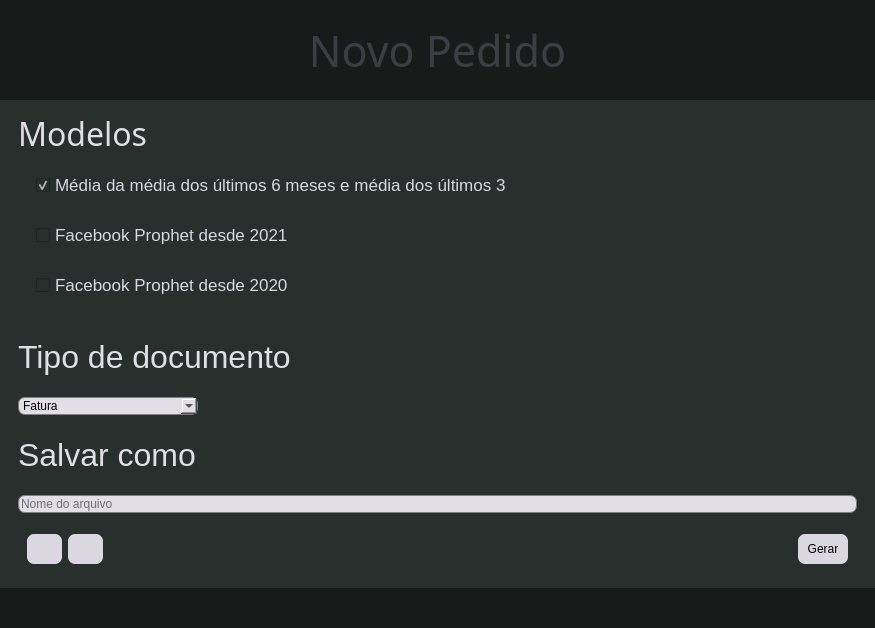
<?xml version="1.0" encoding="UTF-8"?>
<ui version="4.0">
 <class>novoPedidoModels</class>
 <widget class="QMainWindow" name="novoPedidoModels">
  <property name="geometry">
   <rect>
    <x>0</x>
    <y>0</y>
    <width>875</width>
    <height>628</height>
   </rect>
  </property>
  <property name="windowTitle">
   <string>Novo Pedido</string>
  </property>
  <property name="windowIcon">
   <iconset resource="gui_data/resources.qrc">
    <normaloff>:/icon/images/invoiceIcon.png</normaloff>:/icon/images/invoiceIcon.png</iconset>
  </property>
  <widget class="QWidget" name="centralwidget">
   <layout class="QVBoxLayout" name="verticalLayout">
    <property name="spacing">
     <number>0</number>
    </property>
    <property name="leftMargin">
     <number>0</number>
    </property>
    <property name="topMargin">
     <number>0</number>
    </property>
    <property name="rightMargin">
     <number>0</number>
    </property>
    <property name="bottomMargin">
     <number>0</number>
    </property>
    <item>
     <widget class="QFrame" name="Header">
      <property name="maximumSize">
       <size>
        <width>16777215</width>
        <height>100</height>
       </size>
      </property>
      <property name="styleSheet">
       <string notr="true">
background-color: rgb(23, 27, 26);
</string>
      </property>
      <property name="frameShape">
       <enum>QFrame::NoFrame</enum>
      </property>
      <property name="frameShadow">
       <enum>QFrame::Raised</enum>
      </property>
      <layout class="QHBoxLayout" name="horizontalLayout">
       <item>
        <widget class="QFrame" name="HeaderFrame">
         <property name="frameShape">
          <enum>QFrame::NoFrame</enum>
         </property>
         <property name="frameShadow">
          <enum>QFrame::Raised</enum>
         </property>
         <layout class="QHBoxLayout" name="horizontalLayout_3">
          <item>
           <widget class="QFrame" name="AALogo">
            <property name="minimumSize">
             <size>
              <width>200</width>
              <height>0</height>
             </size>
            </property>
            <property name="maximumSize">
             <size>
              <width>200</width>
              <height>16777215</height>
             </size>
            </property>
            <property name="styleSheet">
             <string notr="true">image: url(:/logo/images/AAlogo.png);</string>
            </property>
            <property name="frameShape">
             <enum>QFrame::NoFrame</enum>
            </property>
            <property name="frameShadow">
             <enum>QFrame::Raised</enum>
            </property>
           </widget>
          </item>
          <item>
           <widget class="QLabel" name="NewRequestLabel">
            <property name="font">
             <font>
              <family>.SF Compact</family>
              <pointsize>32</pointsize>
             </font>
            </property>
            <property name="styleSheet">
             <string notr="true">color: rgb(58, 63, 67);</string>
            </property>
            <property name="text">
             <string>Novo Pedido</string>
            </property>
            <property name="alignment">
             <set>Qt::AlignCenter</set>
            </property>
           </widget>
          </item>
          <item>
           <widget class="QFrame" name="HeaderEmpty">
            <property name="minimumSize">
             <size>
              <width>200</width>
              <height>0</height>
             </size>
            </property>
            <property name="maximumSize">
             <size>
              <width>200</width>
              <height>16777215</height>
             </size>
            </property>
            <property name="frameShape">
             <enum>QFrame::NoFrame</enum>
            </property>
            <property name="frameShadow">
             <enum>QFrame::Raised</enum>
            </property>
           </widget>
          </item>
         </layout>
        </widget>
       </item>
      </layout>
     </widget>
    </item>
    <item>
     <widget class="QFrame" name="Body">
      <property name="styleSheet">
       <string notr="true">
background-color: rgb(40, 47, 44);</string>
      </property>
      <property name="frameShape">
       <enum>QFrame::NoFrame</enum>
      </property>
      <property name="frameShadow">
       <enum>QFrame::Raised</enum>
      </property>
      <layout class="QVBoxLayout" name="verticalLayout_4">
       <property name="bottomMargin">
        <number>0</number>
       </property>
       <item>
        <widget class="QFrame" name="BodyFrame">
         <property name="frameShape">
          <enum>QFrame::NoFrame</enum>
         </property>
         <property name="frameShadow">
          <enum>QFrame::Raised</enum>
         </property>
         <layout class="QVBoxLayout" name="verticalLayout_2">
          <item>
           <widget class="QLabel" name="ModelsLabel">
            <property name="maximumSize">
             <size>
              <width>16777215</width>
              <height>30</height>
             </size>
            </property>
            <property name="font">
             <font>
              <family>.SF Compact</family>
              <pointsize>24</pointsize>
             </font>
            </property>
            <property name="styleSheet">
             <string notr="true">color: rgb(226, 222, 230)</string>
            </property>
            <property name="text">
             <string>Modelos</string>
            </property>
           </widget>
          </item>
          <item>
           <widget class="QFrame" name="BodyBodyFrame">
            <property name="frameShape">
             <enum>QFrame::NoFrame</enum>
            </property>
            <property name="frameShadow">
             <enum>QFrame::Raised</enum>
            </property>
            <layout class="QVBoxLayout" name="verticalLayout_3">
             <item>
              <widget class="QFrame" name="Mean63Frame">
               <property name="maximumSize">
                <size>
                 <width>16777215</width>
                 <height>60</height>
                </size>
               </property>
               <property name="frameShape">
                <enum>QFrame::NoFrame</enum>
               </property>
               <property name="frameShadow">
                <enum>QFrame::Raised</enum>
               </property>
               <layout class="QHBoxLayout" name="horizontalLayout_2">
                <item>
                 <widget class="QCheckBox" name="Mean63CheckBox">
                  <property name="minimumSize">
                   <size>
                    <width>500</width>
                    <height>0</height>
                   </size>
                  </property>
                  <property name="maximumSize">
                   <size>
                    <width>500</width>
                    <height>16777215</height>
                   </size>
                  </property>
                  <property name="font">
                   <font>
                    <family>.AppleSystemUIFont</family>
                    <pointsize>13</pointsize>
                    <weight>50</weight>
                    <italic>false</italic>
                    <bold>false</bold>
                   </font>
                  </property>
                  <property name="styleSheet">
                   <string notr="true">QCheckBox {

	color: rgb(218, 215, 224);
	font: 13pt &quot;.AppleSystemUIFont&quot;;

}</string>
                  </property>
                  <property name="text">
                   <string>Média da média dos últimos 6 meses e média dos últimos 3</string>
                  </property>
                  <property name="checked">
                   <bool>true</bool>
                  </property>
                 </widget>
                </item>
                <item>
                 <spacer name="Mean63Spacer">
                  <property name="orientation">
                   <enum>Qt::Horizontal</enum>
                  </property>
                  <property name="sizeHint" stdset="0">
                   <size>
                    <width>170</width>
                    <height>20</height>
                   </size>
                  </property>
                 </spacer>
                </item>
               </layout>
              </widget>
             </item>
             <item>
              <widget class="QFrame" name="FBP2021Frame">
               <property name="maximumSize">
                <size>
                 <width>16777215</width>
                 <height>60</height>
                </size>
               </property>
               <property name="frameShape">
                <enum>QFrame::NoFrame</enum>
               </property>
               <property name="frameShadow">
                <enum>QFrame::Raised</enum>
               </property>
               <layout class="QHBoxLayout" name="horizontalLayout_4">
                <item>
                 <widget class="QCheckBox" name="FBP2021CheckBox">
                  <property name="minimumSize">
                   <size>
                    <width>500</width>
                    <height>0</height>
                   </size>
                  </property>
                  <property name="maximumSize">
                   <size>
                    <width>500</width>
                    <height>16777215</height>
                   </size>
                  </property>
                  <property name="font">
                   <font>
                    <family>.AppleSystemUIFont</family>
                    <pointsize>13</pointsize>
                    <weight>50</weight>
                    <italic>false</italic>
                    <bold>false</bold>
                   </font>
                  </property>
                  <property name="styleSheet">
                   <string notr="true">QCheckBox {

	color: rgb(218, 215, 224);
	font: 13pt &quot;.AppleSystemUIFont&quot;;

}</string>
                  </property>
                  <property name="text">
                   <string>Facebook Prophet desde 2021</string>
                  </property>
                  <property name="checked">
                   <bool>false</bool>
                  </property>
                 </widget>
                </item>
                <item>
                 <spacer name="FBP2021Spacer">
                  <property name="orientation">
                   <enum>Qt::Horizontal</enum>
                  </property>
                  <property name="sizeHint" stdset="0">
                   <size>
                    <width>40</width>
                    <height>20</height>
                   </size>
                  </property>
                 </spacer>
                </item>
               </layout>
              </widget>
             </item>
             <item>
              <widget class="QFrame" name="FBP2020Frame">
               <property name="maximumSize">
                <size>
                 <width>16777215</width>
                 <height>60</height>
                </size>
               </property>
               <property name="frameShape">
                <enum>QFrame::NoFrame</enum>
               </property>
               <property name="frameShadow">
                <enum>QFrame::Raised</enum>
               </property>
               <layout class="QHBoxLayout" name="horizontalLayout_6">
                <item>
                 <widget class="QCheckBox" name="FBP2020CheckBox">
                  <property name="minimumSize">
                   <size>
                    <width>500</width>
                    <height>0</height>
                   </size>
                  </property>
                  <property name="maximumSize">
                   <size>
                    <width>500</width>
                    <height>16777215</height>
                   </size>
                  </property>
                  <property name="font">
                   <font>
                    <family>.AppleSystemUIFont</family>
                    <pointsize>13</pointsize>
                    <weight>50</weight>
                    <italic>false</italic>
                    <bold>false</bold>
                   </font>
                  </property>
                  <property name="styleSheet">
                   <string notr="true">QCheckBox {

	color: rgb(218, 215, 224);
	font: 13pt &quot;.AppleSystemUIFont&quot;;

}</string>
                  </property>
                  <property name="text">
                   <string>Facebook Prophet desde 2020</string>
                  </property>
                 </widget>
                </item>
                <item>
                 <spacer name="FBP2020Spacer">
                  <property name="orientation">
                   <enum>Qt::Horizontal</enum>
                  </property>
                  <property name="sizeHint" stdset="0">
                   <size>
                    <width>40</width>
                    <height>20</height>
                   </size>
                  </property>
                 </spacer>
                </item>
               </layout>
              </widget>
             </item>
            </layout>
           </widget>
          </item>
          <item>
           <widget class="QLabel" name="DocumentTypeLabel">
            <property name="font">
             <font>
              <pointsize>24</pointsize>
             </font>
            </property>
            <property name="styleSheet">
             <string notr="true">color: rgb(226, 222, 230)</string>
            </property>
            <property name="text">
             <string>Tipo de documento</string>
            </property>
           </widget>
          </item>
          <item>
           <widget class="QComboBox" name="DocumentTypeCheckBox">
            <property name="maximumSize">
             <size>
              <width>180</width>
              <height>16777215</height>
             </size>
            </property>
            <property name="styleSheet">
             <string notr="true">
QComboBox {
	color: rgb(0, 0, 0);
	background-color: rgb(226, 222, 230);
    selection-background-color: rgb(142, 142, 142);
    border: 1px solid gray;
    border-radius: 7px;
	
}

QComboBox QAbstractItemView {
    border: 2px solid darkgray;
	background-color:rgb(226, 222, 230);
}
/*
QComboBox:on { 
     background: rgb(226, 222, 230);
	background-color: rgb(226, 222, 230);
}
QComboBox:!editable, QComboBox::drop-down:editable {
     background: rgb(226, 222, 230);
	background-color: rgb(226, 222, 230);
}

QComboBox::drop-down {
    background:rgb(226, 222, 230);
	background-color: rgb(226, 222, 230);
}
*/</string>
            </property>
            <item>
             <property name="text">
              <string>Fatura</string>
             </property>
            </item>
            <item>
             <property name="text">
              <string>Fatura Proforma</string>
             </property>
            </item>
            <item>
             <property name="text">
              <string>Nota de Encomenda</string>
             </property>
            </item>
           </widget>
          </item>
          <item>
           <widget class="QLabel" name="SaveAsLabel">
            <property name="font">
             <font>
              <pointsize>24</pointsize>
             </font>
            </property>
            <property name="styleSheet">
             <string notr="true">color: rgb(226, 222, 230)</string>
            </property>
            <property name="text">
             <string>Salvar como</string>
            </property>
           </widget>
          </item>
          <item>
           <widget class="QLineEdit" name="SaveAsLineEdit">
            <property name="styleSheet">
             <string notr="true">QLineEdit {
	
	background-color: rgb(226, 222, 230);
	color: rgb(0, 0, 0);
    border: 1px solid gray;
    border-radius: 7px;
	
}</string>
            </property>
            <property name="placeholderText">
             <string>Nome do arquivo</string>
            </property>
           </widget>
          </item>
          <item>
           <widget class="QFrame" name="BottomButtons">
            <property name="maximumSize">
             <size>
              <width>16777215</width>
              <height>60</height>
             </size>
            </property>
            <property name="frameShape">
             <enum>QFrame::NoFrame</enum>
            </property>
            <property name="frameShadow">
             <enum>QFrame::Raised</enum>
            </property>
            <layout class="QHBoxLayout" name="horizontalLayout_5">
             <item>
              <widget class="QPushButton" name="GoBackButton">
               <property name="minimumSize">
                <size>
                 <width>35</width>
                 <height>30</height>
                </size>
               </property>
               <property name="maximumSize">
                <size>
                 <width>35</width>
                 <height>30</height>
                </size>
               </property>
               <property name="styleSheet">
                <string notr="true">QPushButton {

	background-color: rgb(218, 215, 224);
	border-radius: 7px;
}

QPushButton:hover {
	background-color: rgb(190, 190, 190);

}
QPushButton:pressed {
	background-color: rgb(160, 160, 160);

}</string>
               </property>
               <property name="text">
                <string/>
               </property>
               <property name="icon">
                <iconset resource="gui_data/resources.qrc">
                 <normaloff>:/button/images/backIcon.png</normaloff>:/button/images/backIcon.png</iconset>
               </property>
              </widget>
             </item>
             <item>
              <widget class="QPushButton" name="HomeButton">
               <property name="minimumSize">
                <size>
                 <width>35</width>
                 <height>30</height>
                </size>
               </property>
               <property name="maximumSize">
                <size>
                 <width>35</width>
                 <height>30</height>
                </size>
               </property>
               <property name="styleSheet">
                <string notr="true">QPushButton {

	background-color: rgb(218, 215, 224);
	border-radius: 7px;
}

QPushButton:hover {
	background-color: rgb(190, 190, 190);

}
QPushButton:pressed {
	background-color: rgb(160, 160, 160);

}</string>
               </property>
               <property name="text">
                <string/>
               </property>
               <property name="icon">
                <iconset resource="gui_data/resources.qrc">
                 <normaloff>:/icon/images/homeIcon2.png</normaloff>:/icon/images/homeIcon2.png</iconset>
               </property>
              </widget>
             </item>
             <item>
              <widget class="QFrame" name="BottomButtonsEmpty">
               <property name="frameShape">
                <enum>QFrame::NoFrame</enum>
               </property>
               <property name="frameShadow">
                <enum>QFrame::Raised</enum>
               </property>
              </widget>
             </item>
             <item>
              <widget class="QPushButton" name="GenerateButton">
               <property name="minimumSize">
                <size>
                 <width>50</width>
                 <height>30</height>
                </size>
               </property>
               <property name="maximumSize">
                <size>
                 <width>50</width>
                 <height>30</height>
                </size>
               </property>
               <property name="styleSheet">
                <string notr="true">QPushButton {
	color: rgb(0, 0, 0);
	background-color: rgb(218, 215, 224);
	border-radius: 7px;
}

QPushButton:hover {
	background-color: rgb(190, 190, 190);

}
QPushButton:pressed {
	background-color: rgb(160, 160, 160);

}</string>
               </property>
               <property name="text">
                <string>Gerar</string>
               </property>
              </widget>
             </item>
            </layout>
           </widget>
          </item>
         </layout>
        </widget>
       </item>
      </layout>
     </widget>
    </item>
    <item>
     <widget class="QFrame" name="Bottom">
      <property name="maximumSize">
       <size>
        <width>16777215</width>
        <height>40</height>
       </size>
      </property>
      <property name="styleSheet">
       <string notr="true">
background-color: rgb(23, 27, 26);
</string>
      </property>
      <property name="frameShape">
       <enum>QFrame::NoFrame</enum>
      </property>
      <property name="frameShadow">
       <enum>QFrame::Raised</enum>
      </property>
     </widget>
    </item>
   </layout>
  </widget>
 </widget>
 <resources>
  <include location="gui_data/resources.qrc"/>
 </resources>
 <connections/>
</ui>
